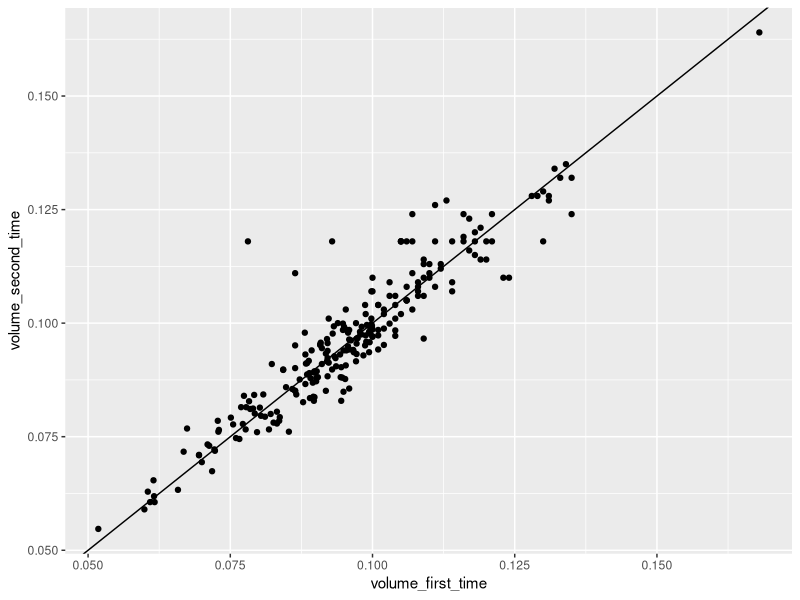

The R script that drew this image:
## ---- chunk 1
library(here)
library(tidyverse)
library(lme4)

## ---- chunk 2
#read in the mean results, with the clutch codes and the clutch IDs
results <- read.csv(here("data", "results.csv"))

#read in the raw results from the first set of measures
first_raw_results <- read.csv(here("data", "raw results - first time.csv"))

#left join the two datasets together
merged_results <- results %>%
  left_join(first_raw_results, by = "clutch_ID") %>%
  mutate(unique_egg_ID = paste0(clutch_code, "_", egg_ID)) %>%
  rename(egg_mean_first_time = egg_mean,
         volume_first_time = volume) %>%
  select(female_ID, clutch_ID, clutch_code, unique_egg_ID, maternal_clutch, larval_temp, pupal_temp, female_mass, total_eggs, volume_first_time )
  

#now read in the raw results form the second set of measures
second_raw_results <- read.csv(here("data", "raw results - second time.csv"))

#now clean up this dataset
second_raw_results <- second_raw_results %>%
  mutate(unique_egg_ID = paste0(clutch_code, "_", egg_number)) %>%
  select(clutch_code, unique_egg_ID, volume) %>%
  rename(volume_second_time = volume)
  

#now add the second raw results onto the merged dataset
final_merged <- merged_results %>%
  left_join(second_raw_results, by = "unique_egg_ID") %>%
  filter(!clutch_code.x %in% c(2613, 2841, 3906)) #exclude the clutches where i didn't measure the eggs in the same order each time


## ---- chunk 3
#now correlate the results from the first time around, and the second time around
ggplot(final_merged, aes(x = volume_first_time, y = volume_second_time)) +
  geom_point()+
  geom_abline(intercept = 0, slope = 1)
## ---- chunk 4
#now run a model on this to get the R-squared
lm1 <- lm(volume_second_time ~ volume_first_time, data = final_merged)

summary(lm1)
